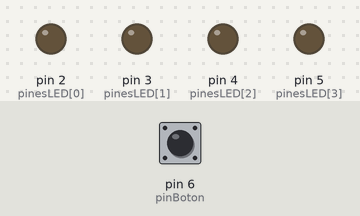
Bench run of a sketch on a simulated Arduino Uno, built with avr-gcc and run on an emulated ATmega328P. Parts: output pins drawn as LEDs (lit = HIGH). The inputs (shaded band) are chosen by the test bench; at power-on: pin 6 (pinBoton) HIGH.

Above: at 1.2 s.
1.3 s: pin 6 (pinBoton) pulled LOW for 0.15 s
At 2.5 s:
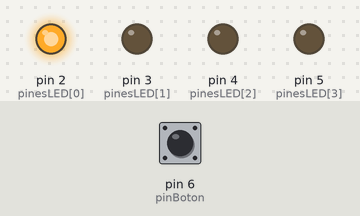
2.9 s: pin 6 (pinBoton) pulled LOW for 1 s
At 3.9 s:
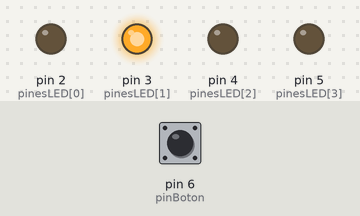
5.4 s: pin 6 (pinBoton) pulled LOW for 0.15 s
At 5.8 s:
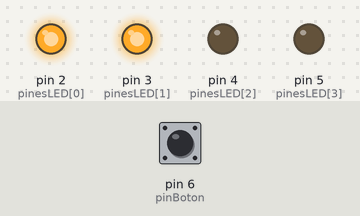
7.0 s: pin 6 (pinBoton) pulled LOW for 3.2 s
At 8.2 s:
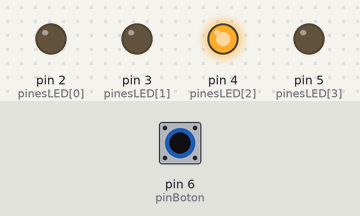
11.7 s: pin 6 (pinBoton) pulled LOW for 0.15 s
At 12.9 s:
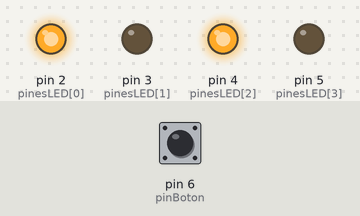
13.3 s: pin 6 (pinBoton) pulled LOW for 1 s
At 14.2 s:
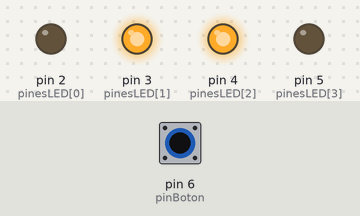
Timing chart, 0 to 16.3 s (numbered marks = the images above; inputs shaded):
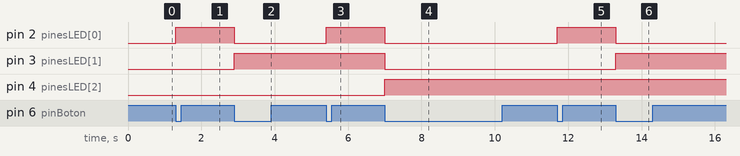

The sketch:

contador_boton.ino
```cpp
/*
  Reto 3 - Control mediante botón
  --------------------------------
  El contador ya NO avanza solo. Cada vez que se presiona el
  pulsador, el número mostrado en los LEDs aumenta en 1.

  Conexión sugerida del botón:
    - Una pata al pin digital 6
    - La misma pata a GND a través de una resistencia (o usando
      INPUT_PULLUP como se hace en este código, que no requiere
      resistencia externa)
    - La otra pata del botón al pin digital 6 también, cerrando
      el circuito al presionar.

  Con INPUT_PULLUP, el pin lee HIGH cuando el botón NO está
  presionado, y LOW cuando SÍ está presionado.
*/

const int pinesLED[4] = {2, 3, 4, 5};
const int NUM_BITS = 4;
const int pinBoton = 6;

int waitDelay = 500; // se usa como tiempo de "antirrebote" (debounce)

int numero = 0;          // valor actual del contador
int estadoBotonAnterior = HIGH; // estado anterior del botón (sin presionar)

void setup() {
  for (int i = 0; i < NUM_BITS; i++) {
    pinMode(pinesLED[i], OUTPUT);
  }

  pinMode(pinBoton, INPUT_PULLUP);

  // Mostramos el estado inicial (0) apenas arranca el programa
  mostrarBinario(numero);
}

void loop() {
  int estadoBotonActual = digitalRead(pinBoton);

  // Detectamos el momento en que el botón pasa de "no presionado" (HIGH)
  // a "presionado" (LOW). Esto evita que el contador avance varias
  // veces con una sola pulsación.
  if (estadoBotonActual == LOW && estadoBotonAnterior == HIGH) {
    numero++;

    // Si supera 15, reiniciamos a 0
    if (numero > 15) {
      numero = 0;
    }

    mostrarBinario(numero);
    delay(waitDelay); // pequeña pausa para evitar rebotes del botón
  }

  estadoBotonAnterior = estadoBotonActual;
}

void mostrarBinario(int num) {
  for (int bit = 0; bit < NUM_BITS; bit++) {
    int estadoBit = num & (1 << bit);

    if (estadoBit != 0) {
      digitalWrite(pinesLED[bit], HIGH);
    } else {
      digitalWrite(pinesLED[bit], LOW);
    }
  }
}
```

Measured:
- after the input at 1.3 s, pin 2 (pinesLED[0]): LOW → HIGH at once
- after the input at 2.9 s, pin 2 (pinesLED[0]): HIGH → LOW at once; pin 3 (pinesLED[1]): LOW → HIGH at once
- after the input at 5.4 s, pin 2 (pinesLED[0]): LOW → HIGH at once
- after the input at 7.0 s, pin 2 (pinesLED[0]), pin 3 (pinesLED[1]): HIGH → LOW at once; pin 4 (pinesLED[2]): LOW → HIGH at once
- after the input at 11.7 s, pin 2 (pinesLED[0]): LOW → HIGH at once
- after the input at 13.3 s, pin 2 (pinesLED[0]): HIGH → LOW at once; pin 3 (pinesLED[1]): LOW → HIGH at once
